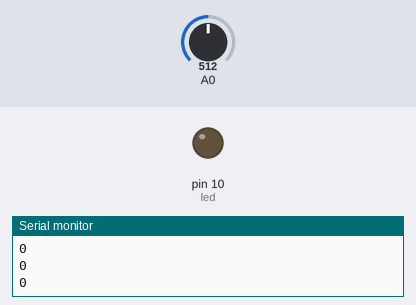
The sketch below on a simulated Arduino Uno, built with avr-gcc and run on an emulated ATmega328P. On the bench: output pins drawn as LEDs (lit = HIGH), the last lines printed to the serial monitor. Inputs (shaded band) come from the test bench; at power-on: A0 = 512.

Above: at 1.2 s.
1.3 s: A0 set to 416
2.8 s: A0 set to 403
At 3.7 s:
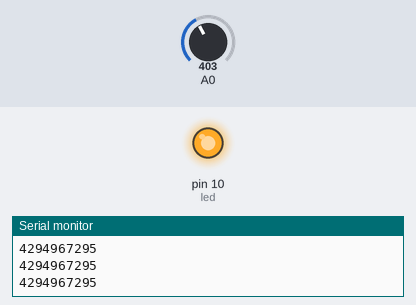
4.4 s: A0 set to 511
At 5.3 s:
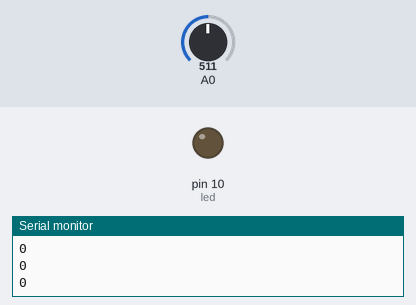
6.0 s: A0 set to 306
At 6.7 s:
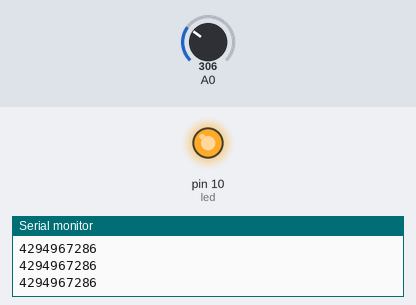
Timing chart, 0 to 8.6 s (numbered marks = the images above; inputs shaded):
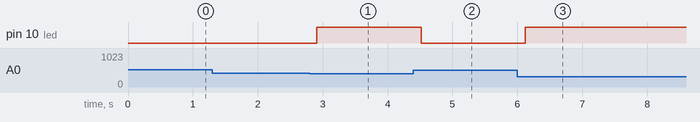

The sketch:

buzzer_code.ino
```cpp
float value=0;
int led=10;
unsigned long res=0;
void setup() {
  // put your setup code here, to run once:
Serial.begin(9600);
pinMode(A0, INPUT);
pinMode(led, OUTPUT);

}

void loop() {
  // put your main code here, to run repeatedly:

 int value=analogRead(A0);
 value=(1023/5)*value;
 res=(1000*value)/(5-value);
  Serial.println(res);
  delay(100);
 if(res>=10000)
   {
    digitalWrite(led, HIGH);
   }
   else
   {
    digitalWrite(led, LOW);
   }


}
```

Measured:
- the behaviour switches between 404 and 403 on A0 (found by bisection; images 0 and 1)
- after the input at 2.8 s, pin 10 (led): LOW → HIGH after 0.11 s
- after the input at 4.4 s, pin 10 (led): HIGH → LOW after 0.12 s
- after the input at 6.0 s, pin 10 (led): LOW → HIGH after 0.12 s
